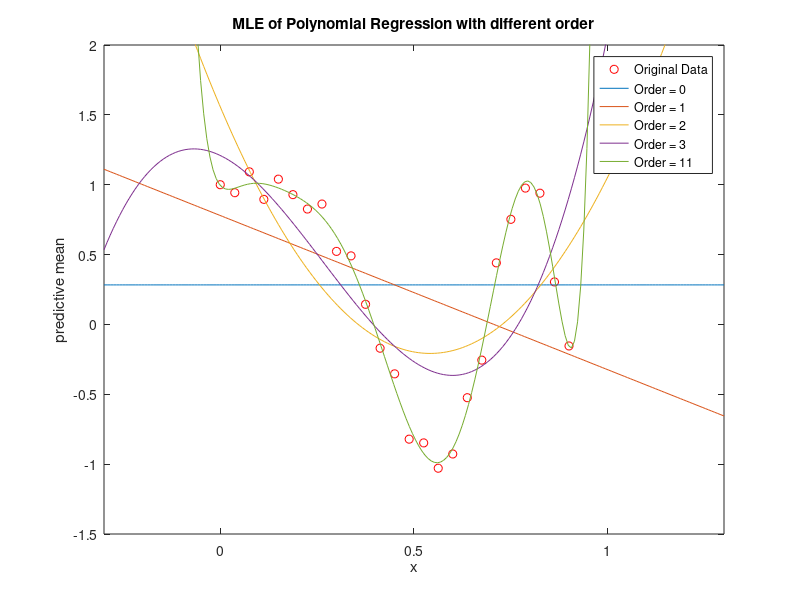

This figure's MATLAB source:
clc
clear
close all
%% create the data
N = 25;
X = reshape(linspace(0,0.9,N),[N,1]);
Y = cos(10*X.^2) + 0.1 * sin(100*X);

%% MLE of Polynomial
% order = 0
fi0 = ones(25,1);
omega0 = (fi0' * Y)/(fi0' * fi0);

% order = 1
fi1 = [ones(25,1),X];
omega1 = inv(fi1' * fi1) * (fi1' * Y);

%order = 2
fi2 = [ones(25,1), X, X.^2];
omega2 = inv(fi2' * fi2) * (fi2' * Y);

%order = 3
fi3 = [ones(25,1), X, X.^2, X.^3];
omega3 = inv(fi3' * fi3) * (fi3' * Y);

%order = 11
fi11 = [ones(25,1), X, X.^2, X.^3, X.^4, X.^5, X.^6, X.^7, X.^8, X.^9, X.^10];
omega11 = inv(fi11' * fi11) * (fi11' * Y);

%% plot part
x = reshape(linspace(-0.3,1.3,200),[200,1]);
Fi0 = ones(200,1);
Fi1 = [ones(200,1),x];
Fi2 = [ones(200,1),x, x.^2];
Fi3 = [ones(200,1),x, x.^2, x.^3];
Fi11 = [ones(200,1), x, x.^2, x.^3, x.^4, x.^5, x.^6, x.^7, x.^8, x.^9, x.^10];
y0 = Fi0 * omega0;
y1 = Fi1 * omega1;
y2 = Fi2 * omega2;
y3 = Fi3 * omega3;
y11 = Fi11 * omega11;

figure
plot(X,Y,'ro', x,y0, x,y1, x,y2, x,y3, x,y11)
legend('Original Data','Order = 0','Order = 1', 'Order = 2', 'Order = 3', 'Order = 11')
axis([-0.3 1.3 -1.5 2.0])
title('MLE of Polynomial Regression with different order')
xlabel('x')
ylabel('predictive mean')


